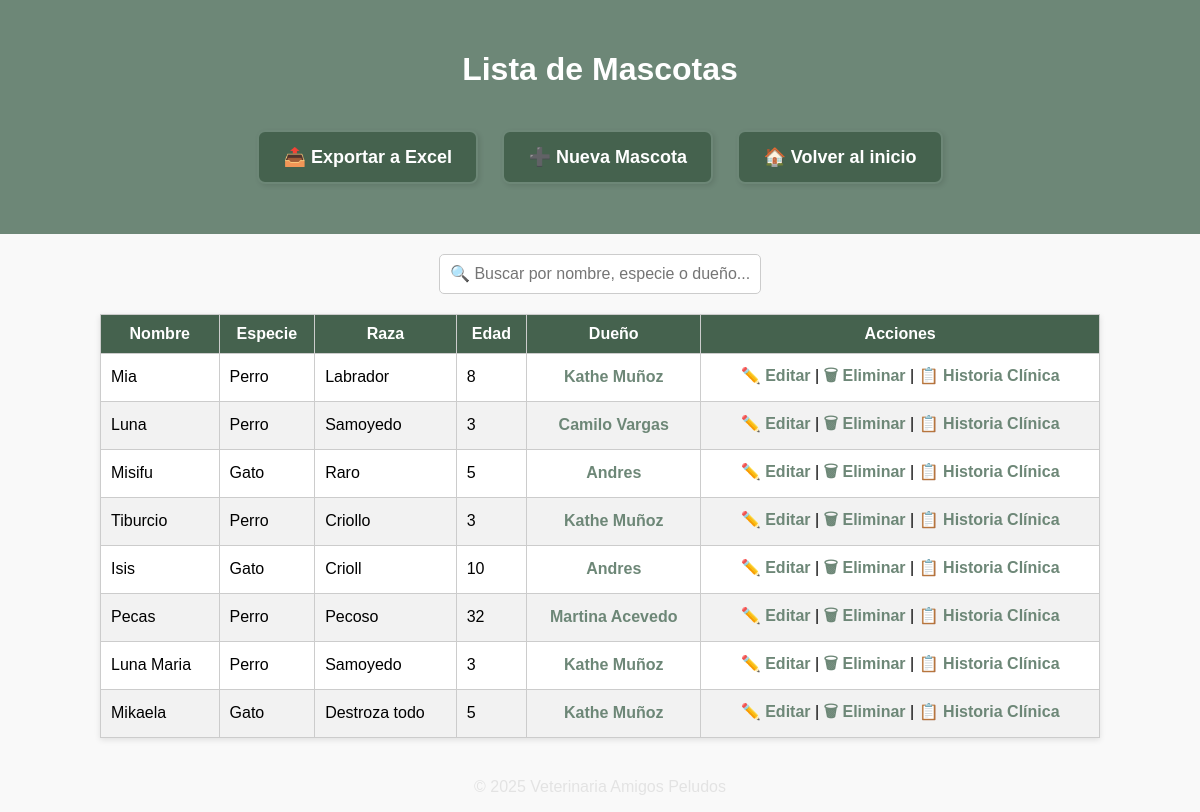
The page /mascotas/lista/ on the database as committed earlier.
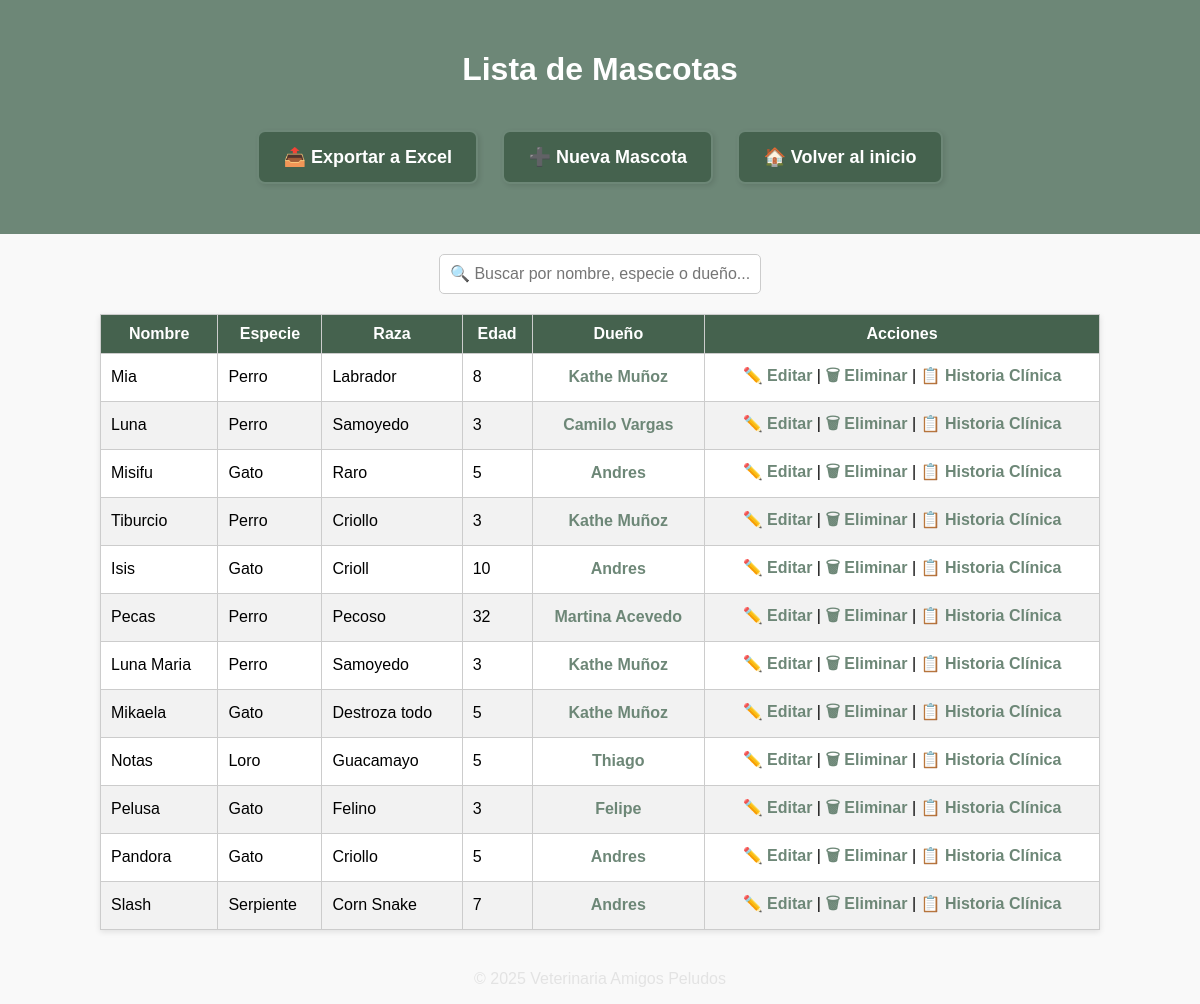
The same page on the database as committed later.
### principal/models.py (models this page shows, shortened)
class Mascota(models.Model):
    nombre_mascota = models.CharField(max_length=100)
    especie = models.CharField(max_length=50, blank=True)
    raza = models.CharField(max_length=50, blank=True)
    edad = models.PositiveIntegerField(null=True, blank=True)
    cliente = models.ForeignKey(Cliente, on_delete=models.CASCADE, related_name='mascotas')
    activo = models.BooleanField(default=True)

class Cliente(models.Model):
    nombre = models.CharField(max_length=100)
    cedula = models.CharField(max_length=20, unique=True)
    telefono = models.CharField(max_length=20, blank=True, null=True)
    direccion = models.CharField(max_length=255, blank=True, null=True)
    activo = models.BooleanField(default=True)

### principal/views.py (the view)
# urls.py: path('mascotas/lista/', views.lista_mascotas, name='lista_mascotas'),
def lista_mascotas(request):
    mascotas = Mascota.objects.filter(activo=True)
    return render(request, 'principal/lista_mascotas.html', {'mascotas': mascotas})

### principal/templates/principal/lista_mascotas.html (shortened to what this page needs)
{% load static %}
<!DOCTYPE html>
<html lang="es">
<head>
    <link rel="stylesheet" href="{% static 'principal/css/listas.css' %}">
</head>
<body>
<header>
    <h1>Lista de Mascotas</h1>
    <a href="{% url 'exportar_mascotas' %}" class="btn">📤 Exportar a Excel</a>
    <a href="{% url 'crear_mascota' %}" class="btn">➕ Nueva Mascota</a>
    <a href="{% url 'inicio' %}" class="btn">🏠 Volver al inicio</a>
</header>
<div class="search-box">
    <input type="text" id="buscar" placeholder="🔍 Buscar por nombre, especie o dueño...">
</div>
<table id="tabla-mascotas">
    <thead>
        <tr>
            <th>Nombre</th>
            <th>Especie</th>
            <th>Raza</th>
            <th>Edad</th>
            <th>Dueño</th>
            <th>Acciones</th>
        </tr>
    </thead>
    <tbody>
        {% for mascota in mascotas %}
        <tr>
            <td>{{ mascota.nombre_mascota }}</td>
            <td>{{ mascota.especie }}</td>
            <td>{{ mascota.raza }}</td>
            <td>{{ mascota.edad }}</td>
            <td>
                <a href="{% url 'mascotas_por_cliente' mascota.cliente.id %}">
                    {{ mascota.cliente.nombre }}
                </a>
            </td>
            <td style="text-align: center;">
                <a href="{% url 'editar_mascota' mascota.id %}">✏️ Editar</a> |
                <a href="{% url 'eliminar_mascota' mascota.id %}" onclick="return confirm('¿Eliminar esta mascota?');">🗑 Eliminar</a> |
                <a href="{% url 'historia_clinica' mascota.id %}">📋 Historia Clínica</a>
            </td>
        </tr>
        {% empty %}
        <tr><td colspan="6">No hay mascotas registradas.</td></tr>
        {% endfor %}
    </tbody>
</table>
<footer>
    <p>© 2025 Veterinaria Amigos Peludos</p>
</footer>
</body>
</html>

Rows that differ between the two databases and show on the page:
added Mascota: nombre_mascota "Notas", especie "Loro", raza "Guacamayo", edad "5", cliente.nombre "Thiago"
added Mascota: nombre_mascota "Pelusa", especie "Gato", raza "Felino", edad "3", cliente.nombre "Felipe"
added Mascota: nombre_mascota "Pandora", especie "Gato", raza "Criollo", edad "5", cliente.nombre "Andres"
added Mascota: nombre_mascota "Slash", especie "Serpiente", raza "Corn Snake", edad "7", cliente.nombre "Andres"
